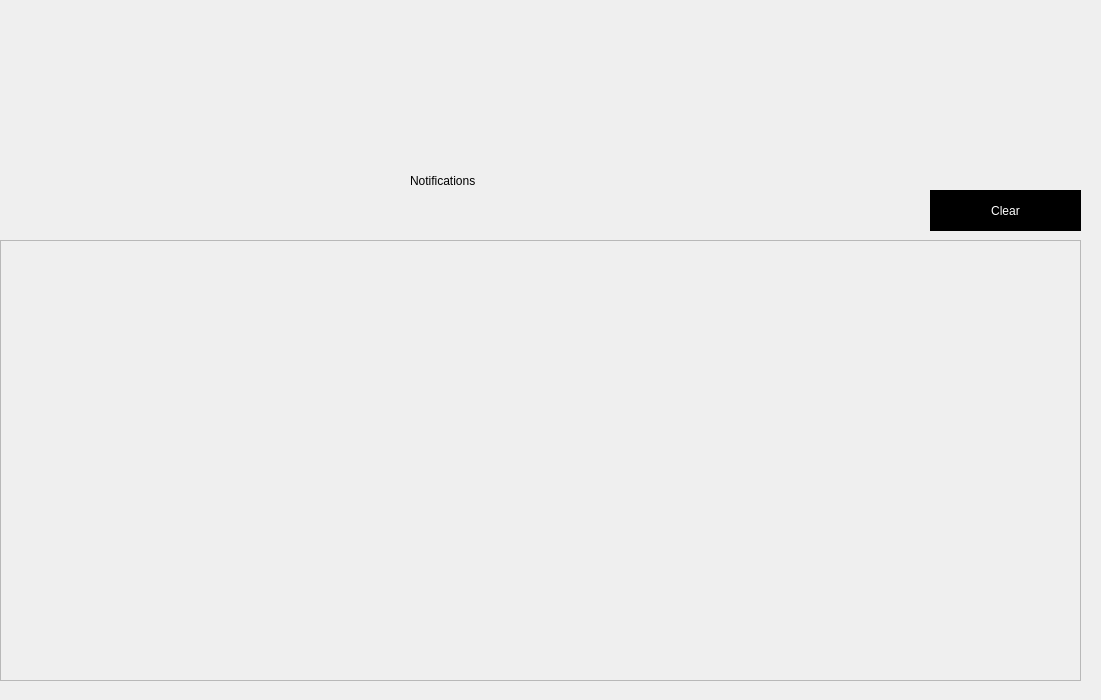
<?xml version="1.0" encoding="UTF-8"?>
<ui version="4.0">
 <class>notifications</class>
 <widget class="QDialog" name="notifications">
  <property name="geometry">
   <rect>
    <x>0</x>
    <y>0</y>
    <width>1101</width>
    <height>700</height>
   </rect>
  </property>
  <property name="windowTitle">
   <string>Notifications</string>
  </property>
  <property name="styleSheet">
   <string notr="true">*{background-image: url(:/img/img/inside.jpg);}
QMessageBox{
    font: 87 10pt &quot;Segoe UI Black&quot;;
}
QScrollBar{background:black}
QPushButton:pressed{
	background-color: rgb(255, 212, 39);
   border-radius:6px;
}</string>
  </property>
  <widget class="QScrollArea" name="scrollArea">
   <property name="geometry">
    <rect>
     <x>0</x>
     <y>240</y>
     <width>1081</width>
     <height>441</height>
    </rect>
   </property>
   <property name="widgetResizable">
    <bool>true</bool>
   </property>
   <widget class="QWidget" name="scrollContents">
    <property name="geometry">
     <rect>
      <x>0</x>
      <y>0</y>
      <width>1079</width>
      <height>439</height>
     </rect>
    </property>
   </widget>
  </widget>
  <widget class="QLabel" name="label_pic">
   <property name="geometry">
    <rect>
     <x>420</x>
     <y>0</y>
     <width>201</width>
     <height>141</height>
    </rect>
   </property>
   <property name="text">
    <string/>
   </property>
   <property name="pixmap">
    <pixmap resource="resources.qrc">:/img/img/icon.png</pixmap>
   </property>
  </widget>
  <widget class="QPushButton" name="pushButton">
   <property name="geometry">
    <rect>
     <x>1000</x>
     <y>10</y>
     <width>91</width>
     <height>61</height>
    </rect>
   </property>
   <property name="styleSheet">
    <string notr="true">*{image: url(:/img/img/backbutoonyblack.jpg);
border:white}
QPushButton:pressed{
	
	background-color: rgb(182, 11, 42);
   border-radius:6px;
}</string>
   </property>
   <property name="text">
    <string/>
   </property>
  </widget>
  <widget class="QLabel" name="label_2">
   <property name="geometry">
    <rect>
     <x>410</x>
     <y>160</y>
     <width>241</width>
     <height>41</height>
    </rect>
   </property>
   <property name="styleSheet">
    <string notr="true">font: 87 18pt &quot;Segoe UI Black&quot;;</string>
   </property>
   <property name="text">
    <string>Notifications</string>
   </property>
  </widget>
  <widget class="QPushButton" name="toolButton">
   <property name="geometry">
    <rect>
     <x>930</x>
     <y>190</y>
     <width>151</width>
     <height>41</height>
    </rect>
   </property>
   <property name="styleSheet">
    <string notr="true">QPushButton
{
background:black;
color:white;
font: 87 13pt &quot;Segoe UI Black&quot;;
border:black;
}
QPushButton:pressed{
	
	background-color: rgb(182, 11, 42);
   border-radius:6px;
}
QPushButton:hover{
	
	background-color: maroon;
   border-radius:6px;
}</string>
   </property>
   <property name="text">
    <string>Clear</string>
   </property>
  </widget>
 </widget>
 <resources>
  <include location="resources.qrc"/>
 </resources>
 <connections/>
</ui>
